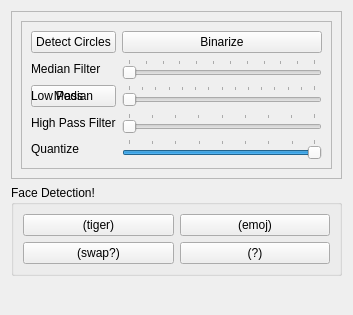
     <widget class="QWidget" name="filters">
      <attribute name="title">
       <string>Filters</string>
      </attribute>
      <layout class="QVBoxLayout" name="verticalLayout_14">
       <item>
        <widget class="QFrame" name="frame_7">
         <property name="frameShape">
          <enum>QFrame::StyledPanel</enum>
         </property>
         <property name="frameShadow">
          <enum>QFrame::Raised</enum>
         </property>
         <layout class="QHBoxLayout" name="horizontalLayout_4">
          <item>
           <widget class="QFrame" name="frame_2">
            <property name="baseSize">
             <size>
              <width>0</width>
              <height>0</height>
             </size>
            </property>
            <property name="cursor">
             <cursorShape>WaitCursor</cursorShape>
            </property>
            <property name="frameShape">
             <enum>QFrame::StyledPanel</enum>
            </property>
            <property name="frameShadow">
             <enum>QFrame::Raised</enum>
            </property>
            <layout class="QGridLayout" name="gridLayout_9">
             <item row="3" column="2">
              <widget class="QSlider" name="lowpass">
               <property name="sizePolicy">
                <sizepolicy hsizetype="Expanding" vsizetype="Expanding">
                 <horstretch>0</horstretch>
                 <verstretch>0</verstretch>
                </sizepolicy>
               </property>
               <property name="minimum">
                <number>1</number>
               </property>
               <property name="maximum">
                <number>15</number>
               </property>
               <property name="value">
                <number>1</number>
               </property>
               <property name="orientation">
                <enum>Qt::Horizontal</enum>
               </property>
               <property name="tickPosition">
                <enum>QSlider::TicksAbove</enum>
               </property>
               <property name="tickInterval">
                <number>1</number>
               </property>
              </widget>
             </item>
             <item row="3" column="0">
              <widget class="QPushButton" name="Median_b">
               <property name="sizePolicy">
                <sizepolicy hsizetype="Expanding" vsizetype="Expanding">
                 <horstretch>0</horstretch>
                 <verstretch>0</verstretch>
                </sizepolicy>
               </property>
               <property name="text">
                <string>Median</string>
               </property>
               <property name="checkable">
                <bool>true</bool>
               </property>
              </widget>
             </item>
             <item row="4" column="0">
              <widget class="QLabel" name="label_21">
               <property name="text">
                <string>High Pass Filter</string>
               </property>
              </widget>
             </item>
             <item row="3" column="0">
              <widget class="QLabel" name="label_18">
               <property name="text">
                <string>Low Pass</string>
               </property>
              </widget>
             </item>
             <item row="8" column="2">
              <widget class="QSlider" name="quantize">
               <property name="sizePolicy">
                <sizepolicy hsizetype="Expanding" vsizetype="Expanding">
                 <horstretch>0</horstretch>
                 <verstretch>0</verstretch>
                </sizepolicy>
               </property>
               <property name="minimumSize">
                <size>
                 <width>200</width>
                 <height>15</height>
                </size>
               </property>
               <property name="baseSize">
                <size>
                 <width>0</width>
                 <height>0</height>
                </size>
               </property>
               <property name="minimum">
                <number>1</number>
               </property>
               <property name="maximum">
                <number>256</number>
               </property>
               <property name="value">
                <number>256</number>
               </property>
               <property name="orientation">
                <enum>Qt::Horizontal</enum>
               </property>
               <property name="tickPosition">
                <enum>QSlider::TicksAbove</enum>
               </property>
               <property name="tickInterval">
                <number>32</number>
               </property>
              </widget>
             </item>
             <item row="1" column="2">
              <widget class="QPushButton" name="Binarize">
               <property name="sizePolicy">
                <sizepolicy hsizetype="Expanding" vsizetype="Expanding">
                 <horstretch>0</horstretch>
                 <verstretch>0</verstretch>
                </sizepolicy>
               </property>
               <property name="text">
                <string>Binarize</string>
               </property>
               <property name="checkable">
                <bool>true</bool>
               </property>
              </widget>
             </item>
             <item row="8" column="0">
              <widget class="QLabel" name="label_9">
               <property name="text">
                <string>Quantize</string>
               </property>
              </widget>
             </item>
             <item row="4" column="2">
              <widget class="QSlider" name="highpass">
               <property name="sizePolicy">
                <sizepolicy hsizetype="Expanding" vsizetype="Expanding">
                 <horstretch>0</horstretch>
                 <verstretch>0</verstretch>
                </sizepolicy>
               </property>
               <property name="minimum">
                <number>1</number>
               </property>
               <property name="maximum">
                <number>9</number>
               </property>
               <property name="value">
                <number>1</number>
               </property>
               <property name="orientation">
                <enum>Qt::Horizontal</enum>
               </property>
               <property name="tickPosition">
                <enum>QSlider::TicksAbove</enum>
               </property>
               <property name="tickInterval">
                <number>1</number>
               </property>
              </widget>
             </item>
             <item row="2" column="2">
              <widget class="QSlider" name="Median">
               <property name="sizePolicy">
                <sizepolicy hsizetype="Expanding" vsizetype="Expanding">
                 <horstretch>0</horstretch>
                 <verstretch>0</verstretch>
                </sizepolicy>
               </property>
               <property name="minimum">
                <number>1</number>
               </property>
               <property name="maximum">
                <number>12</number>
               </property>
               <property name="orientation">
                <enum>Qt::Horizontal</enum>
               </property>
               <property name="tickPosition">
                <enum>QSlider::TicksAbove</enum>
               </property>
               <property name="tickInterval">
                <number>1</number>
               </property>
              </widget>
             </item>
             <item row="2" column="0">
              <widget class="QLabel" name="label_22">
               <property name="text">
                <string>Median Filter</string>
               </property>
              </widget>
             </item>
             <item row="1" column="0">
              <widget class="QPushButton" name="circles">
               <property name="sizePolicy">
                <sizepolicy hsizetype="Expanding" vsizetype="Expanding">
                 <horstretch>0</horstretch>
                 <verstretch>0</verstretch>
                </sizepolicy>
               </property>
               <property name="text">
                <string>Detect Circles</string>
               </property>
               <property name="checkable">
                <bool>true</bool>
               </property>
              </widget>
             </item>
            </layout>
           </widget>
          </item>
         </layout>
        </widget>
       </item>
       <item>
        <widget class="QGroupBox" name="groupBox">
         <property name="title">
          <string>Face Detection!</string>
         </property>
         <layout class="QGridLayout" name="gridLayout_6">
          <item row="0" column="0">
           <widget class="QPushButton" name="tiger">
            <property name="sizePolicy">
             <sizepolicy hsizetype="Expanding" vsizetype="Expanding">
              <horstretch>0</horstretch>
              <verstretch>0</verstretch>
             </sizepolicy>
            </property>
            <property name="text">
             <string>(tiger)</string>
            </property>
           </widget>
          </item>
          <item row="0" column="1">
           <widget class="QPushButton" name="emoj">
            <property name="sizePolicy">
             <sizepolicy hsizetype="Expanding" vsizetype="Expanding">
              <horstretch>0</horstretch>
              <verstretch>0</verstretch>
             </sizepolicy>
            </property>
            <property name="text">
             <string>(emoj)</string>
            </property>
           </widget>
          </item>
          <item row="1" column="0">
           <widget class="QPushButton" name="pushButton_3">
            <property name="sizePolicy">
             <sizepolicy hsizetype="Expanding" vsizetype="Expanding">
              <horstretch>0</horstretch>
              <verstretch>0</verstretch>
             </sizepolicy>
            </property>
            <property name="text">
             <string>(swap?)</string>
            </property>
           </widget>
          </item>
          <item row="1" column="1">
           <widget class="QPushButton" name="pushButton_12">
            <property name="sizePolicy">
             <sizepolicy hsizetype="Expanding" vsizetype="Expanding">
              <horstretch>0</horstretch>
              <verstretch>0</verstretch>
             </sizepolicy>
            </property>
            <property name="text">
             <string>(?)</string>
            </property>
           </widget>
          </item>
         </layout>
        </widget>
       </item>
       <item alignment="Qt::AlignRight">
        <widget class="QPushButton" name="filter_reset">
         <property name="text">
          <string/>
         </property>
         <property name="icon">
          <iconset theme="default" resource="resources.qrc">
           <normaloff>:/images/rotate_right-512.png</normaloff>
           <normalon>:/images/rotate_right-512.png</normalon>:/images/rotate_right-512.png</iconset>
         </property>
         <property name="iconSize">
          <size>
           <width>32</width>
           <height>32</height>
          </size>
         </property>
         <property name="checkable">
          <bool>false</bool>
         </property>
         <property name="flat">
          <bool>true</bool>
         </property>
        </widget>
       </item>
      </layout>
     </widget>
